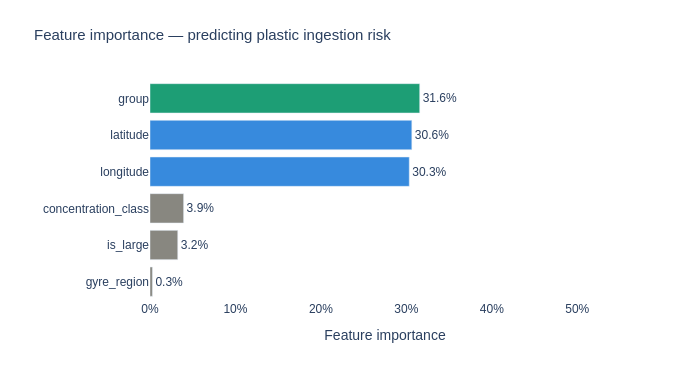
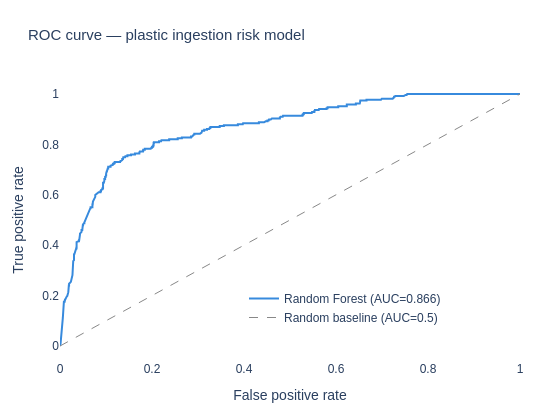
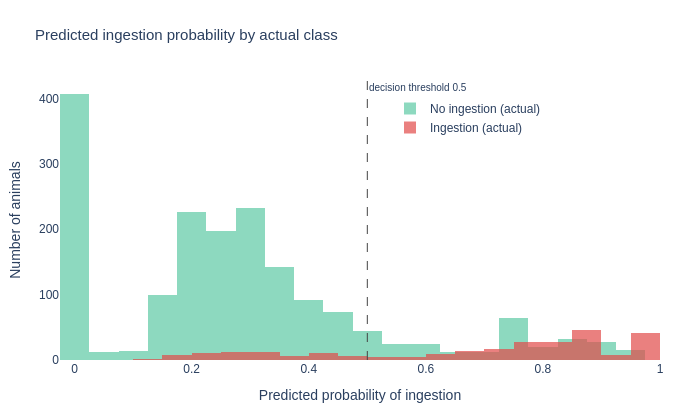

Notebook code for these charts, in order:
### Markdown cell above
#### Feature Importance & Model Evaluation

After removing data leakage, key findings from feature importance:

- **Location dominates** — latitude (40.9%) and longitude (39.1%) together account for 80% of predictive power
- **Species group** contributes 15.2% — consistent with the distinct ingestion profiles found in H3
- **Concentration class, size, gyre region** together only 4.8% — spatial coordinates likely capture the same information more precisely

### Code cell
plot_feature_importance(rf_tuned).show()
plot_roc_curve(rf_tuned, X_test, y_test).show()
plot_probability_distribution(rf_tuned, X_test, y_test).show()

### Figure 1 — Plotly figure (JSON) as saved in the notebook; plotly's stock layout.template omitted (floating-point values rounded to 4 significant figures)
{"data": [{"marker": {"color": ["#888780", "#888780", "#888780", "#378ADD", "#378ADD", "#1D9E75"]}, "orientation": "h", "text": ["0.3%", "3.2%", "3.9%", "30.3%", "30.6%", "31.6%"], "textposition": "outside", "type": "bar", "x": [0.002829, 0.03247, 0.03933, 0.3034, 0.3064, 0.3156], "y": ["gyre_region", "is_large", "concentration_class", "longitude", "latitude", "group"]}], "layout": {"font": {"family": "sans-serif", "size": 12}, "height": 380, "margin": {"b": 80, "l": 150, "r": 60, "t": 80}, "paper_bgcolor": "white", "plot_bgcolor": "white", "title": {"font": {"size": 15}, "text": "Feature importance — predicting plastic ingestion risk"}, "width": 680, "xaxis": {"range": [0, 0.55], "tickformat": ".0%", "title": {"text": "Feature importance"}}, "yaxis": {"title": {"text": ""}}}}

### Figure 2 — Plotly figure (JSON) as saved in the notebook; plotly's stock layout.template omitted (floating-point values rounded to 4 significant figures; data arrays with more than 128 entries replaced by an {"elided": "..."} marker saying what was removed)
{"data": [{"line": {"color": "#378ADD", "width": 2}, "mode": "lines", "name": "Random Forest (AUC=0.866)", "type": "scatter", "x": {"elided": "513 float values"}, "y": {"elided": "513 float values"}}, {"line": {"color": "#888", "dash": "dash", "width": 1}, "mode": "lines", "name": "Random baseline (AUC=0.5)", "type": "scatter", "x": [0, 1], "y": [0, 1]}], "layout": {"font": {"family": "sans-serif", "size": 12}, "height": 420, "legend": {"x": 0.4, "y": 0.1}, "margin": {"b": 60, "l": 60, "r": 40, "t": 80}, "paper_bgcolor": "white", "plot_bgcolor": "white", "title": {"font": {"size": 15}, "text": "ROC curve — plastic ingestion risk model"}, "width": 560, "xaxis": {"title": {"text": "False positive rate"}}, "yaxis": {"title": {"text": "True positive rate"}}}}

### Figure 3 — Plotly figure (JSON) as saved in the notebook; plotly's stock layout.template omitted (floating-point values rounded to 4 significant figures; data arrays with more than 128 entries replaced by an {"elided": "..."} marker saying what was removed)
{"data": [{"marker": {"color": "#5DCAA5"}, "name": "No ingestion (actual)", "nbinsx": 40, "opacity": 0.7, "type": "histogram", "x": {"elided": "1774 float values"}}, {"marker": {"color": "#E24B4A"}, "name": "Ingestion (actual)", "nbinsx": 40, "opacity": 0.7, "type": "histogram", "x": {"elided": "267 float values"}}], "layout": {"annotations": [{"font": {"size": 10}, "showarrow": false, "text": "decision threshold 0.5", "x": 0.5, "xanchor": "left", "xref": "x", "y": 1, "yanchor": "top", "yref": "y domain"}], "barmode": "overlay", "font": {"family": "sans-serif", "size": 12}, "height": 420, "legend": {"x": 0.55, "y": 0.95}, "margin": {"b": 60, "l": 60, "r": 40, "t": 80}, "paper_bgcolor": "white", "plot_bgcolor": "white", "shapes": [{"line": {"color": "#444", "dash": "dash", "width": 1}, "type": "line", "x0": 0.5, "x1": 0.5, "xref": "x", "y0": 0, "y1": 1, "yref": "y domain"}], "title": {"font": {"size": 15}, "text": "Predicted ingestion probability by actual class"}, "width": 700, "xaxis": {"title": {"text": "Predicted probability of ingestion"}}, "yaxis": {"title": {"text": "Number of animals"}}}}
